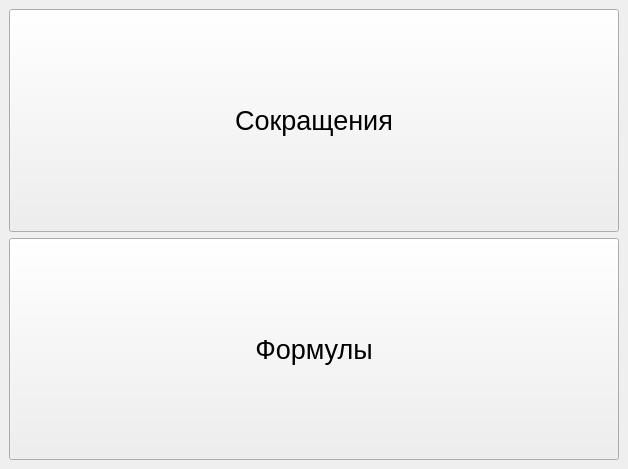
<?xml version="1.0" encoding="UTF-8"?>
<ui version="4.0">
 <class>About</class>
 <widget class="QMainWindow" name="About">
  <property name="geometry">
   <rect>
    <x>0</x>
    <y>0</y>
    <width>628</width>
    <height>469</height>
   </rect>
  </property>
  <property name="windowTitle">
   <string>Kratko</string>
  </property>
  <widget class="QWidget" name="centralwidget">
   <layout class="QVBoxLayout" name="verticalLayout">
    <item>
     <widget class="QPushButton" name="pushButton">
      <property name="sizePolicy">
       <sizepolicy hsizetype="Preferred" vsizetype="Preferred">
        <horstretch>0</horstretch>
        <verstretch>0</verstretch>
       </sizepolicy>
      </property>
      <property name="font">
       <font>
        <pointsize>20</pointsize>
       </font>
      </property>
      <property name="text">
       <string>Сокращения</string>
      </property>
     </widget>
    </item>
    <item>
     <widget class="QPushButton" name="pushButton_2">
      <property name="sizePolicy">
       <sizepolicy hsizetype="Preferred" vsizetype="Preferred">
        <horstretch>0</horstretch>
        <verstretch>0</verstretch>
       </sizepolicy>
      </property>
      <property name="font">
       <font>
        <pointsize>20</pointsize>
       </font>
      </property>
      <property name="text">
       <string>Формулы</string>
      </property>
     </widget>
    </item>
   </layout>
  </widget>
 </widget>
 <resources/>
 <connections/>
</ui>
